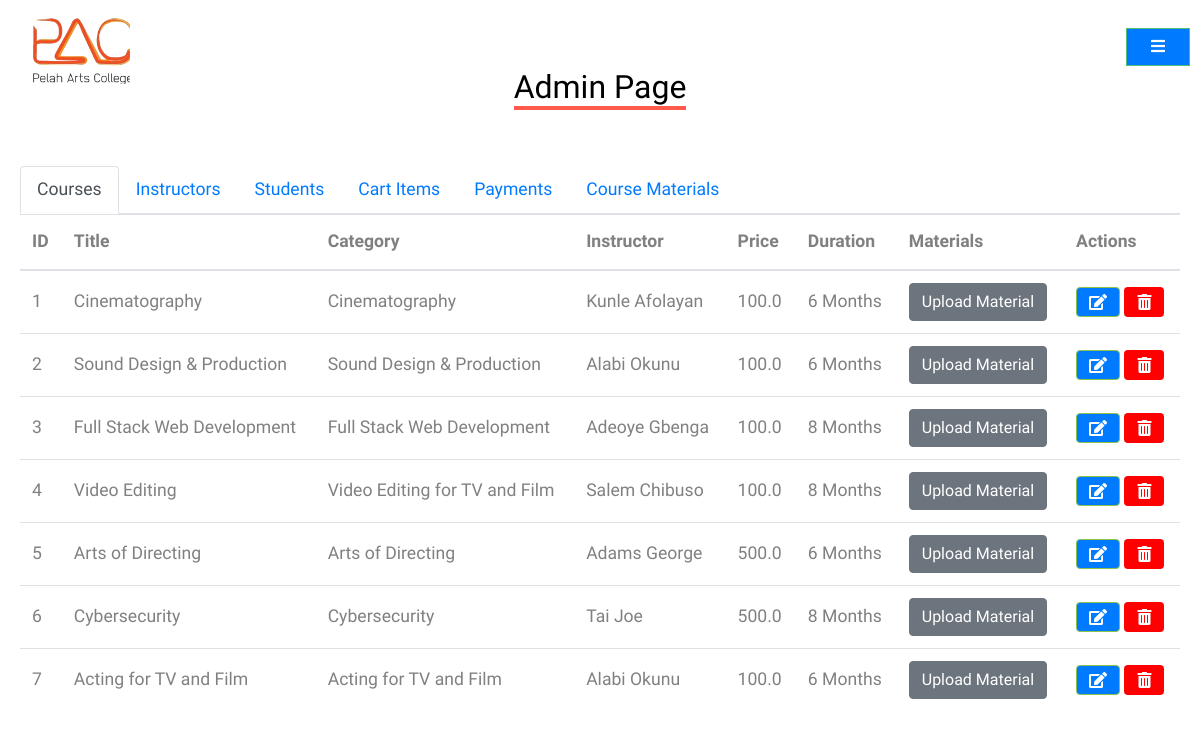
The page /admin on the database its author committed.
### model.py (models this page shows, shortened)
class Course(db.Model):
    id = db.Column(db.Integer, primary_key=True)
    title = db.Column(db.String(150))
    description = db.Column(db.String(500))
    price = db.Column(db.Float)
    student_id = db.Column(db.Integer, db.ForeignKey('student.id'))
    instructor_id = db.Column(db.Integer, db.ForeignKey('instructor.id'))
    image = db.Column(db.String(150), nullable=False)
    category = db.Column(db.String(100), nullable=False)
    duration = db.Column(db.String(30))
    instructor = db.relationship('Instructor', back_populates='courses')
    payments = db.relationship('Payment', back_populates='course')
    materials = db.relationship('CourseMaterial', back_populates='course', cascade='all, delete-orphan')

class Instructor(db.Model):
    id = db.Column(db.Integer, primary_key=True)
    fullname = db.Column(db.String(150))
    email = db.Column(db.String(150))
    phone_number = db.Column(db.String(20))
    house_address = db.Column(db.String(200))
    profile_image = db.Column(db.String(150))
    courses = db.relationship('Course', back_populates='instructor')

### admin.py (the view)
@admin.route('/admin', methods=['GET'])
def admin_dashboard():
    courses = Course.query.all()
    cart_items = Cart.query.all()
    payments = Payment.query.all()
    students = Student.query.all()
    instructors = Instructor.query.all()
    course_materials = CourseMaterial.query.all()
    for instructor in instructors:
        print(f"Instructor: {instructor.fullname}, Image: {instructor.profile_image}")
    for student in students:
        print(f"Student: {student.firstname}, Image: {student.profile_image}")
    return render_template('admin.html', courses=courses, cart_items=cart_items, payments=payments,
                           instructors=instructors, students=students, course_materials=course_materials)

### templates/admin.html (shortened to what this page needs)
<!DOCTYPE html>
<html lang="en">
  <head>
    <link
      rel="stylesheet"
      href="{{ url_for('static', filename='css/bootstrap.min.css') }}"
    />
    <link
      rel="stylesheet"
      href="{{ url_for('static', filename='css/jquery-ui.css') }}"
    />
    <link
      rel="stylesheet"
      href="{{ url_for('static', filename='css/owl.carousel.min.css') }}"
    />
    <link
      rel="stylesheet"
      href="{{ url_for('static', filename='css/owl.theme.default.min.css') }}"
    />
    <link
      rel="stylesheet"
      href="{{ url_for('static', filename='css/jquery.fancybox.min.css') }}"
    />
    <link
      rel="stylesheet"
      href="{{ url_for('static', filename='css/bootstrap-datepicker.css') }}"
    />
    <link
      rel="stylesheet"
      href="{{ url_for('static', filename='fonts/flaticon/font/flaticon.css') }}"
    />
    <link
      rel="stylesheet"
      href="{{ url_for('static', filename='css/jquery.mb.YTPlayer.min.css') }}"
      media="all"
      type="text/css"
    />
    <link
      rel="stylesheet"
      href="{{ url_for('static', filename='css/style.css') }}"
    />
    <link
      rel="stylesheet"
      href="{{ url_for('static', filename='fonts/icomoon/style.css') }}"
    />
    <link
      rel="stylesheet"
      href="https://cdnjs.cloudflare.com/ajax/libs/font-awesome/5.15.4/css/all.min.css"
    />
  </head>
  <body data-spy="scroll" data-target=".site-navbar-target" data-offset="300">
    <div class="site-wrap">
      <div
        class="site-logo"
        style="
          margin-left: 30px;
          margin-top: 10px;
          position: fixed;
          display: flex;
          align-items: center;
          justify-content: space-between;
          width: 100%;
        "
      >
        <a href="{{ url_for('home') }}" class="d-block">
          <img
            style="width: 100px"
            src="{{ url_for('static', filename='images/WhatsApp_Image_2024-03-08_at_08.55.48_e7c7c63c.png') }}"
            alt="Image"
            class="img-fluid"
          />
        </a>
        <div style="margin-right: 40px" class="vertical-buttons">
          <button
            class="btn btn-primary rounded-0 px-4 toggle-button"
            data-toggle="collapse"
            data-target="#toggle-buttons"
            aria-expanded="false"
            aria-controls="toggle-buttons"
          >
            <i class="fas fa-bars"></i>
          </button>
        </div>
      </div>
      <div class="site-section">
        <div class="row mb-5 justify-content-center text-center">
          <div class="col-lg-4 mt-5">
            <h2 class="section-title-underline">
              <span>Admin Page</span>
            </h2>
          </div>
        </div>
        <ul class="nav nav-tabs" id="adminTabs" role="tablist">
          <li class="nav-item">
            <a
              class="nav-link active"
              id="courses-tab"
              data-toggle="tab"
              href="#courses"
              role="tab"
              aria-controls="courses"
              aria-selected="true"
              >Courses</a
            >
          </li>
          <li class="nav-item">
            <a
              class="nav-link"
              id="instructors-tab"
              data-toggle="tab"
              href="#instructors"
              role="tab"
              aria-controls="instructors"
              aria-selected="false"
              >Instructors</a
            >
          </li>
          <li class="nav-item">
            <a
              class="nav-link"
              id="students-tab"
              data-toggle="tab"
              href="#students"
              role="tab"
              aria-controls="students"
              aria-selected="false"
              >Students</a
            >
          </li>
          <li class="nav-item">
            <a
              class="nav-link"
              id="cart-tab"
              data-toggle="tab"
              href="#cart"
              role="tab"
              aria-controls="cart"
              aria-selected="false"
              >Cart Items</a
            >
          </li>
          <li class="nav-item">
            <a
              class="nav-link"
              id="payments-tab"
              data-toggle="tab"
              href="#payments"
              role="tab"
              aria-controls="payments"
              aria-selected="false"
              >Payments</a
            >
          </li>
          <li class="nav-item">
            <a
              class="nav-link"
              id="course-materials-tab"
              data-toggle="tab"
              href="#course-materials"
              role="tab"
              aria-controls="course-materials"
              aria-selected="false"
              >Course Materials</a
            >
          </li>
        </ul>
        <div class="tab-content" id="adminTabsContent">
          <div
            class="tab-pane fade show active"
            id="courses"
            role="tabpanel"
            aria-labelledby="courses-tab"
          >
            <section>
              <table class="table">
                <thead>
                  <tr>
                    <th>ID</th>
                    <th>Title</th>
                    <th>Category</th>
                    <th>Instructor</th>
                    <th>Price</th>
                    <th>Duration</th>
                    <th>Materials</th>
                    <th>Actions</th>
                  </tr>
                </thead>
                <tbody>
                  {% for course in courses %}
                  <tr>
                    <td data-label="ID">{{ course.id }}</td>
                    <td data-label="Title">{{ course.title }}</td>
                    <td data-label="Category">{{ course.category }}</td>
                    <td data-label="Instructor">
                      {% if course.instructor %} {{ course.instructor.fullname
                      }} {% else %} No Instructor {% endif %}
                    </td>
                    <td data-label="Price">{{ course.price }}</td>
                    <td data-label="Duration">{{ course.duration }}</td>
                    <td data-label="Materials">
                      <a
                        href="{{ url_for('admin.upload_material', course_id=course.id) }}"
                        class="btn btn-secondary"
                        >Upload Material</a
                      >
                    </td>
                    <td data-label="Actions">
                      <a
                        href="{{ url_for('admin.edit_course', course_id=course.id) }}"
                        class="btn btn-success btn-icon"
                        aria-label="Edit"
                      >
                        <i class="fas fa-edit"></i>
                      </a>
                      <form
                        action="{{ url_for('admin.delete_course', course_id=course.id) }}"
                        method="POST"
                        style="display: inline-block"
                      >
                        <button
                          type="submit"
                          class="btn btn-delete btn-icon"
                          style="background-color: red; color: #fff"
                          onclick="return confirm('Are you sure you want to delete this course?');"
                          aria-label="Delete"
                        >
                          <i class="fas fa-trash-alt"></i>
                        </button>
                      </form>
                    </td>
                  </tr>
                  {% endfor %}
                </tbody>
              </table>
            </section>
          </div>
        </div>
      </div>
    </div>
  </body>
</html>

### static/css/style.css (style rules this page uses)
body { line-height: 1.7; color: gray; font-weight: 300; font-size: 1.1rem; }
a { -webkit-transition: 0.3s all ease; -o-transition: 0.3s all ease; transition: 0.3s all ease; color: #ff5a4b; }
h1, h2, h3, h4, h5, .h1, .h2, .h3, .h4, .h5 { font-family: "Muli", -apple-system, BlinkMacSystemFont, "Segoe UI", Roboto, "Helvetica Neue", Arial, sans-serif, "Apple Color Emoji", "Segoe UI Emoji", "Segoe UI Symbol", "Noto Color Emoji"; }
.site-wrap:before { display: none; -webkit-transition: 0.3s all ease-in-out; -o-transition: 0.3s all ease-in-out; transition: 0.3s all ease-in-out; background: rgba(0, 0, 0, 0.6); content: ""; position: absolute; z-index: 2000; top: 0; left: 0; right: 0; bottom: 0; opacity: 0; visibility: hidden; }
.site-section { padding: 2.5em 0; }
@media (min-width: 768px) { .site-section { padding: 5em 0; } }
.site-logo { position: relative; font-weight: 900; font-size: 1.3rem; }
.site-logo a { color: #000; }
.section-title-underline { color: #000; }
.section-title-underline span { display: inline-block; border-bottom: 4px solid #ff5a4b; }

### templates/admin.html (style rules this page uses)
.nav-link { color: #007bff; }
.btn-icon { position: relative; display: inline-flex; align-items: center; justify-content: center; padding: 6px 12px; text-decoration: none; color: #fff; transition: all 0.3s; background-color: #007bff; }
.toggle-button { background-color: #007bff; }
.site-section { padding: 20px; }
.table th, .table td { vertical-align: middle; }

### rows shown on the page
Course: id "1", title "Cinematography", category "Cinematography", instructor.fullname "Kunle Afolayan", price "100.0", duration "6 Months"
Course: id "2", title "Sound Design & Production", category "Sound Design & Production", instructor.fullname "Alabi Okunu", price "100.0", duration "6 Months"
Course: id "3", title "Full Stack Web Development", category "Full Stack Web Development", instructor.fullname "Adeoye Gbenga", price "100.0", duration "8 Months"
Course: id "4", title "Video Editing", category "Video Editing for TV and Film", instructor.fullname "Salem Chibuso", price "100.0", duration "8 Months"
Course: id "5", title "Arts of Directing", category "Arts of Directing", instructor.fullname "Adams George", price "500.0", duration "6 Months"
Course: id "6", title "Cybersecurity", category "Cybersecurity", instructor.fullname "Tai Joe", price "500.0", duration "8 Months"
Course: id "7", title "Acting for TV and Film", category "Acting for TV and Film", instructor.fullname "Alabi Okunu", price "100.0", duration "6 Months"
